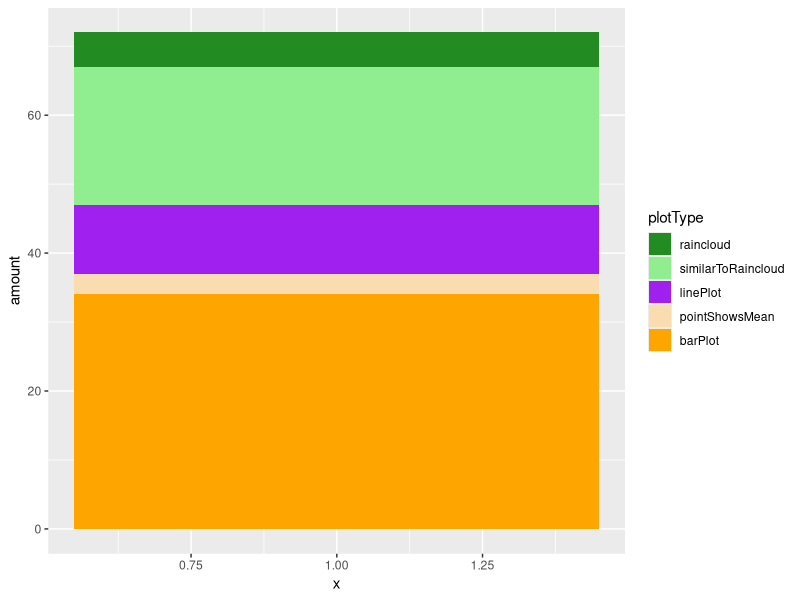
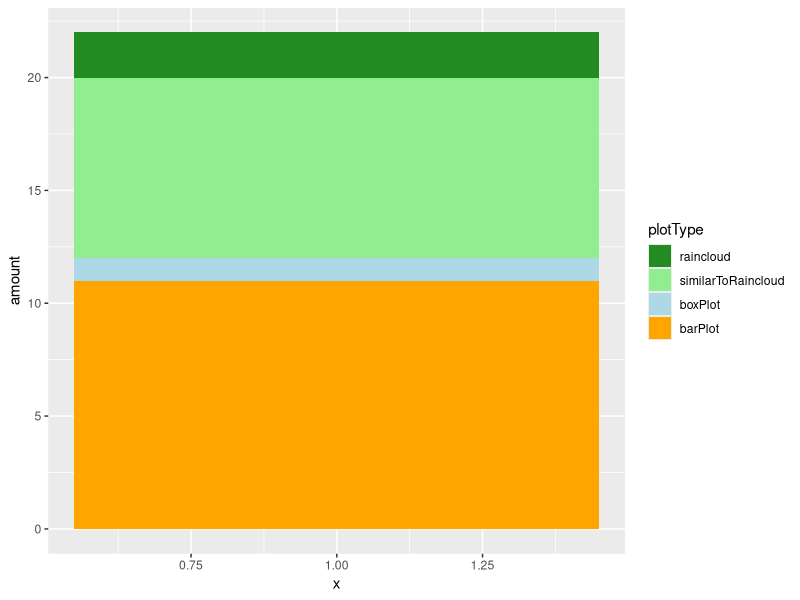
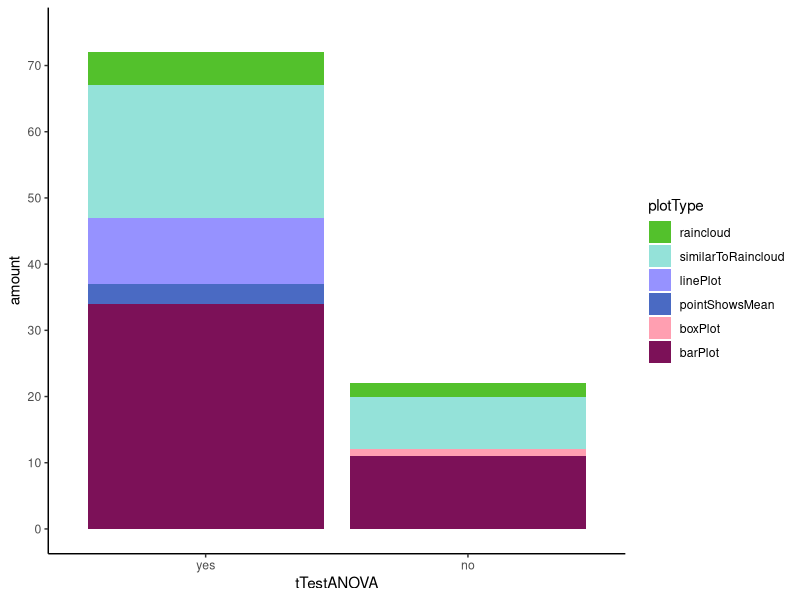
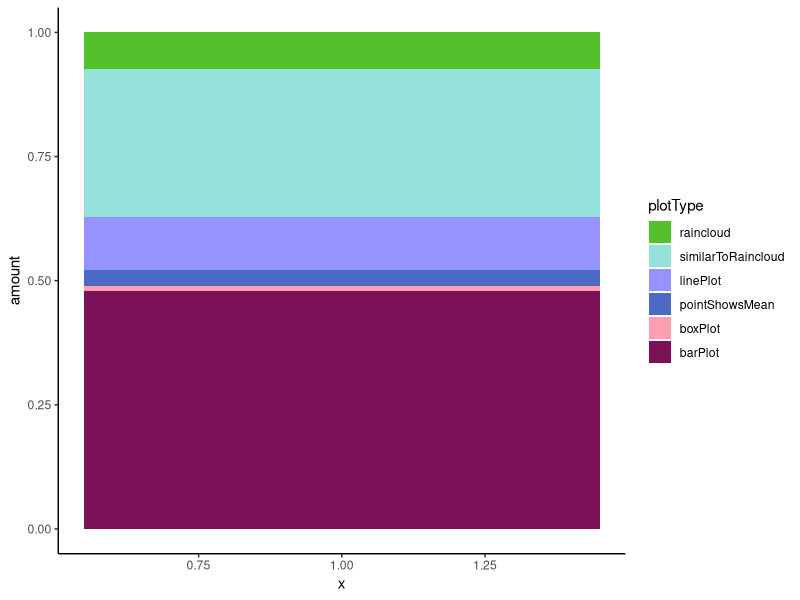

Here is the R script that generated these plots, in order:
#
#
# Data Analysis: Types of Plots published in Psychonomic Bulletin & Review in 2023
#
# Written by Vincent L. Ott, University of Amsterdam, The Netherlands
# 2024
#
#



# Libraries ----
library("tidyverse")
library("readxl")
library("ggplot2")



# Load data ----
dataPlotting <- read_excel("dataPbrPlotting.xlsx")



# Relevant Reports ----
( nTotal <- nrow(dataPlotting) )
# There where 133 brief reports published in 2023.

dataPlotting %>% group_by(didPlot, tTestANOVA) %>% summarize(amount = n())
# First row shows that 28 reports did not use a tTest or ANOVA but were also not applicable otherwise.
# dna: "did no apply"
# Such reports for example explored correlations or used machine learning methods.
# This meant that plotting data with discrete predictors and a continuous target variable did not apply.




dataApply <- dataPlotting %>% filter(didPlot != "dna")
( nApply <- nrow(dataApply) )
# Thus, 105 reports that are relevant here.

dataApply %>% group_by(tTestANOVA) %>% summarize(amount = n())
# 81 reported a tTest or an ANOVA; these are the scenarios where raincloud plots *can* be very useful.
# 24 did not report a tTest or an ANOVA; mostly these studies used mixed effects regressions.
# However, in all these 24 cases, there were still group comparisons (fixed effects like in tTest and ANOVA),
# and the authors did plot or could have plotted the data accordingly (e.g. barPlot, similarToRaincloud, or raincloud).



# Reports with tTest or ANOVA: N = 81 ----
# First, lets look at the 81 reports that had a tTest or ANOVA.
dataTTestAnova <- dataApply %>% filter(tTestANOVA == "yes")

dataTTestAnova %>% group_by(didPlot) %>% summarize(amount = n())
# 72 reports also plotted their data.
# 9 did not.

dataTTestAnova %>% filter(didPlot == "no") %>% group_by(ifNotPlotTable) %>% summarize(amount = n())
# Of those 9 reports who did not plot, 4 reported the results in a table and 5 did not.

dataTTestAnovaDidPlot <- dataTTestAnova %>% filter(didPlot == "yes") %>% group_by(plotType) %>% summarize(amount = n())
dataTTestAnovaDidPlot

dataTTestAnovaDidPlot$plotType <- factor(
  dataTTestAnovaDidPlot$plotType,
  levels = c("raincloud", "similarToRaincloud", "linePlot", "pointShowsMean", "barPlot")
)

# Visualize
ggplot(dataTTestAnovaDidPlot, aes(x = 1, y = amount, fill = plotType)) +
  geom_bar(position = "stack", stat = "identity") +
  scale_fill_manual(values = c("forestgreen", "lightgreen", "purple", "#F9DDB1", "orange"))




# Special Cases: N = 24 ----
dataSpecial <- dataApply %>% filter(tTestANOVA == "no")
dataSpecial %>% group_by(didPlot) %>% summarize(amount = n())
# 22 of the special cases plotted their data.
# 2 did not.

dataSpecial %>% filter(didPlot == "no") %>% group_by(ifNotPlotTable) %>% summarize(amount = n())
# Both of these reports that did not plot, still reported the results in a table.


dataSpecialDidPlot <- dataSpecial %>% filter(didPlot == "yes") %>% group_by(plotType) %>% summarize(amount = n())
dataSpecialDidPlot

dataSpecialDidPlot$plotType <- factor(
  dataSpecialDidPlot$plotType,
  levels = c("raincloud", "similarToRaincloud", "boxPlot", "barPlot")
)

# Visualize
ggplot(dataSpecialDidPlot, aes(x = 1, y = amount, fill = plotType)) +
  geom_bar(position = "stack", stat = "identity") +
  scale_fill_manual(values = c("forestgreen", "lightgreen", "lightblue", "orange"))



# Visualize tTestANOVA and Special Cases separately ----
dataVisualize <- dataApply %>% filter(didPlot == "yes") %>% group_by(tTestANOVA, plotType) %>% summarize(amount = n())
dataVisualize

dataVisualize$tTestANOVA <- factor(dataVisualize$tTestANOVA, levels = c("yes", "no"))

dataVisualize$plotType <- factor(
  dataVisualize$plotType,
  levels = c("raincloud", "similarToRaincloud", "linePlot", "pointShowsMean", "boxPlot", "barPlot")
)

ggplot(dataVisualize, aes(x = tTestANOVA, y = amount, fill = plotType)) +
  geom_bar(position = "stack", stat = "identity") +
  theme_classic() +
  scale_fill_manual(
    values = c(
      "#53c12c", "#94e2d9",
      "#9692ff", "#4a6ac3",
      "#ff9fb1", "#7c1158"
    )
  ) +
  scale_y_continuous(limits = c(0, 75), breaks = seq(0, 75, by = 10))



# Visualize collapsed ----
dataCollapsed <- dataApply %>% filter(didPlot == "yes") %>% group_by(plotType) %>% summarize(amount = n())
dataCollapsed
dataCollapsed$plotType <- factor(
  dataCollapsed$plotType,
  levels = c("raincloud", "similarToRaincloud", "linePlot", "pointShowsMean", "boxPlot", "barPlot")
)

# Visualize Proportions
ggplot(dataCollapsed, aes(x = 1, y = amount, fill = plotType)) +
  geom_bar(position = "fill", stat = "identity") +
  theme_classic() +
  scale_fill_manual(
    values = c(
      "#53c12c", "#94e2d9",
      "#9692ff", "#4a6ac3",
      "#ff9fb1", "#7c1158"
    )
  )

# Calculate proportions
nPlotted <- sum(dataCollapsed$amount)
dataCollapsed$perc <- round(dataCollapsed$amount / nPlotted, 2)
dataCollapsed
sum(dataCollapsed$perc)  # Rounding successful

